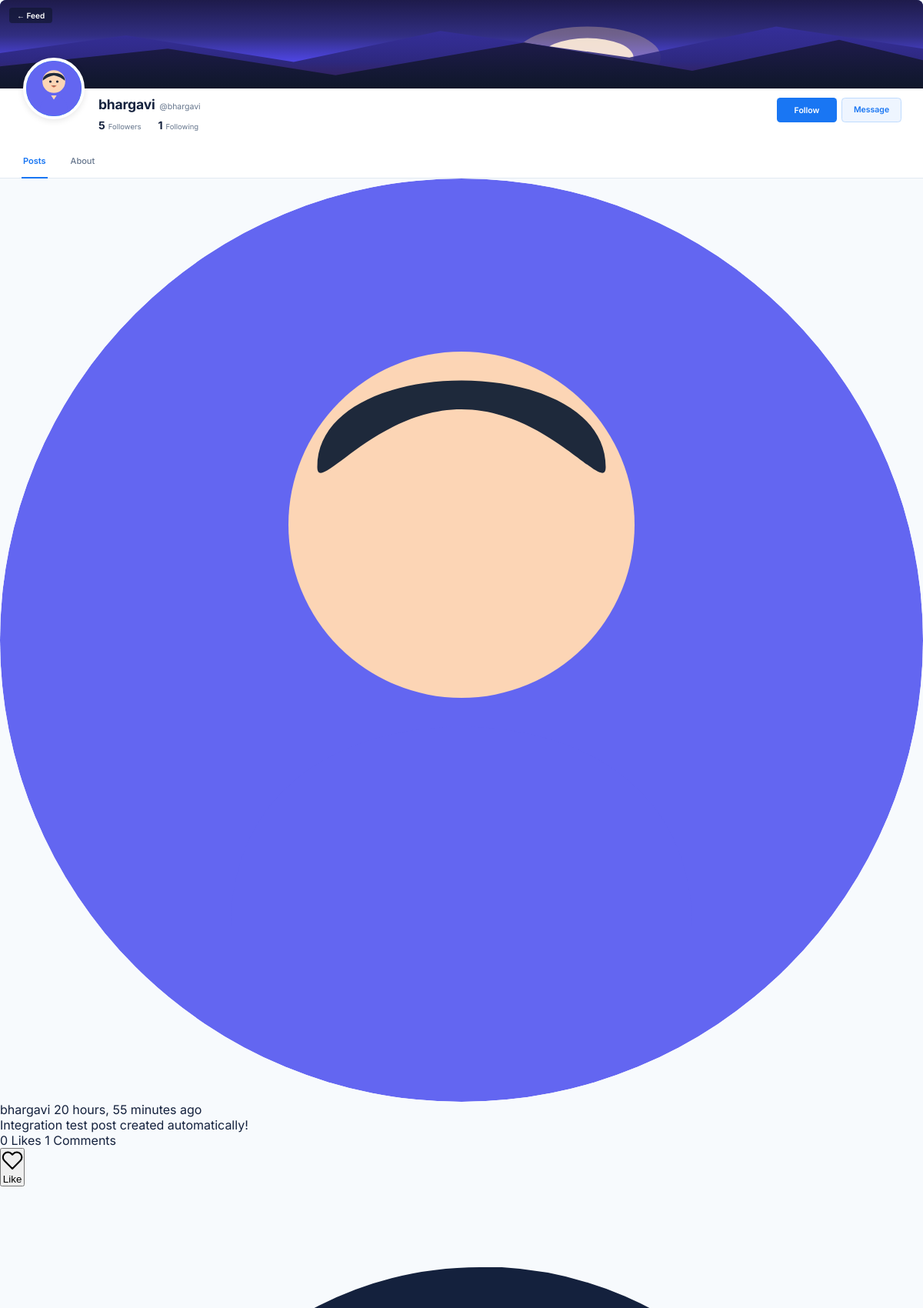
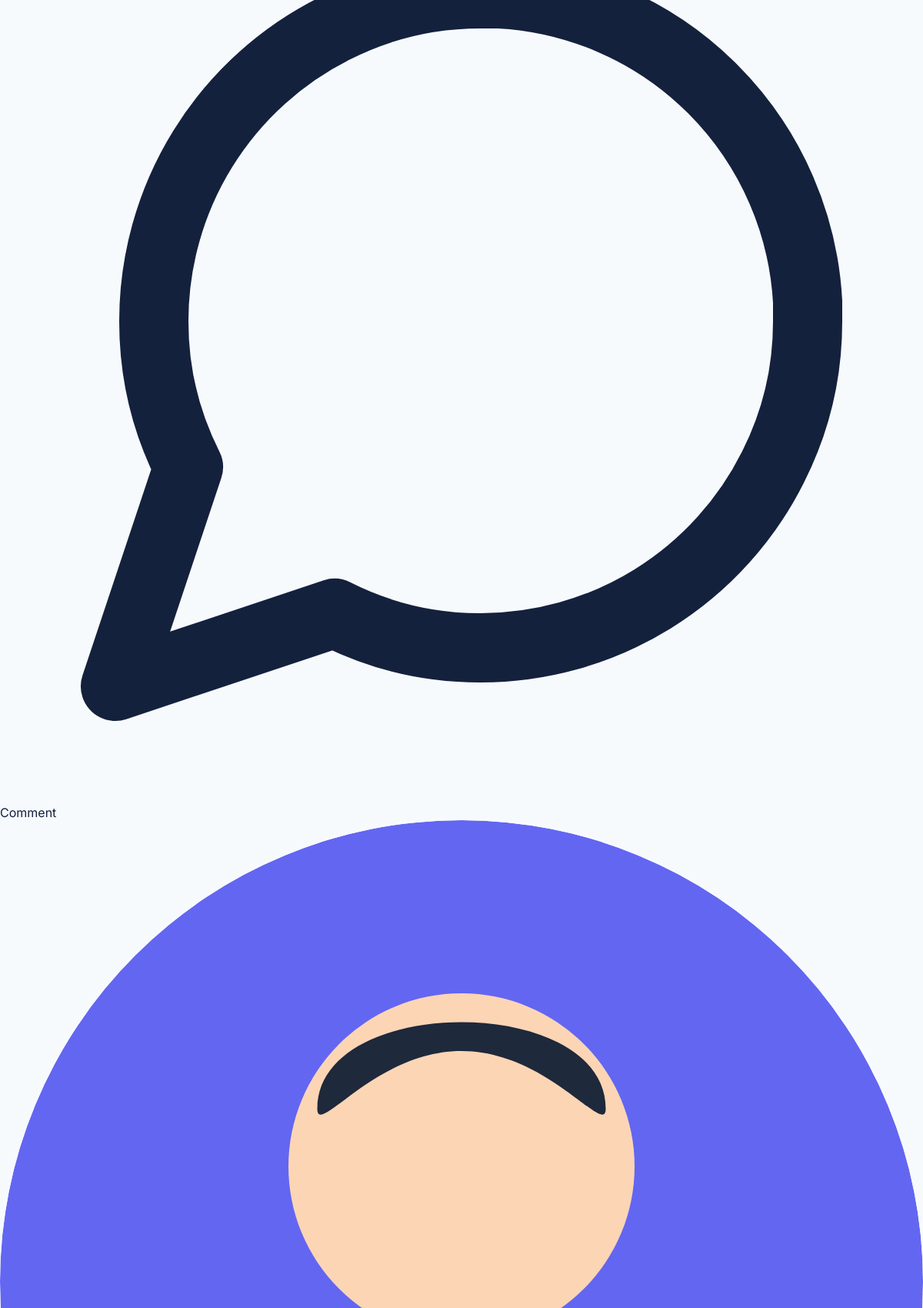
Screenshot of /user/bhargavi/ (signed in, upper part) with the database file from the repository (2 pictures, top to bottom).
### backend/social/models.py (models this page shows, shortened)
class Post(models.Model):
    VISIBILITY_CHOICES = [
        ('public', 'Public'),
        ('followers', 'Followers'),
        ('circle', 'Circle'),
        ('private', 'Private'),
    ]
    author = models.ForeignKey(User, on_delete=models.CASCADE, related_name='posts')
    content = models.TextField(blank=True, default='')
    image = models.ImageField(upload_to='posts/', blank=True, null=True)
    visibility = models.CharField(max_length=20, choices=VISIBILITY_CHOICES, default='public')
    circle = models.ForeignKey(Circle, on_delete=models.CASCADE, null=True, blank=True, related_name='posts')
    mood = models.CharField(max_length=50, blank=True, null=True)
    expires_at = models.DateTimeField(null=True, blank=True)
    version_count = models.PositiveIntegerField(default=1)
    created_at = models.DateTimeField(auto_now_add=True)
    updated_at = models.DateTimeField(auto_now=True)
    class Meta:
        ordering = ['-created_at']
    @property
    def like_count(self):
        return self.likes.count()
    @property
    def comment_count(self):
        return self.comments.count()

### backend/social/views.py (the view)
# urls.py: path('user/<str:username>/', views.user_profile_view, name='user_profile'),
@login_required
def user_profile_view(request, username):
    if username == request.user.username:
        return redirect('profile')
    user = get_object_or_404(User.objects.select_related('profile'), username=username)
    posts_qs = get_visible_posts_for_user(request.user, user.posts.all()).select_related(
        'author', 'author__profile', 'circle'
    ).prefetch_related(
        'likes', 'comments', 'post_topics__topic', 'poll__options__votes', 'poll__votes'
    ).order_by('-created_at')
    user_likes = {l.post_id: l.reason for l in request.user.likes.all()}
    post_list = []
    for p in posts_qs:
        p.is_liked = p.id in user_likes
        p.user_reaction_reason = user_likes.get(p.id)
        if p.expires_at:
            p.expires_in_seconds = max(0, int((p.expires_at - timezone.now()).total_seconds()))
        else:
            p.expires_in_seconds = None
        p.reaction_breakdown = {}
        for r in ['Helpful', 'Funny', 'Inspiring', 'Interesting', 'Supportive']:
            cnt = p.likes.filter(reason=r).count()
            if cnt > 0:
                p.reaction_breakdown[r] = cnt
        post_list.append(p)
    is_following = Follow.objects.filter(follower=request.user, following=user).exists()
    follows_you = Follow.objects.filter(follower=user, following=request.user).exists()
    followers_count = Follow.objects.filter(following=user).count()
    following_count = Follow.objects.filter(follower=user).count()
    return render(request, 'user_profile.html', {
        'profile_user': user,
        'posts': post_list,
        'followers_count': followers_count,
        'following_count': following_count,
        'posts_count': posts_qs.count(),
        'is_following': is_following,
        'follows_you': follows_you,
    })

### backend/social/context_processors.py (called while the page is built)
def unread_counts(request):
    if request.user.is_authenticated:
        unread_notifs = request.user.notifications.filter(is_read=False).count()
        unread_msgs = Message.objects.filter(
            conversation__participants__user=request.user,
            is_read=False
        ).exclude(sender=request.user).distinct().count()
        return {
            'unread_notifications_count': unread_notifs,
            'unread_messages_count': unread_msgs,
        }
    return {'unread_notifications_count': 0, 'unread_messages_count': 0}

### backend/social/models.py (called while the page is built)
    @property
    def picture_url(self):
        if self.profile_picture:
            return self.profile_picture.url
        if self.profile_image:
            return self.profile_image.url
        return None

### backend/social/views.py (called while the page is built)
def get_visible_posts_for_user(user, queryset=None, include_expired=False):
    if queryset is None:
        queryset = Post.objects.all()
    now = timezone.now()
    if not include_expired:
        queryset = queryset.filter(Q(expires_at__isnull=True) | Q(expires_at__gt=now))
    if not user or not user.is_authenticated:
        return queryset.filter(visibility='public')
    following_ids = list(Follow.objects.filter(follower=user).values_list('following_id', flat=True))
    circle_ids = list(CircleMember.objects.filter(user=user).values_list('circle_id', flat=True))
    condition = (
        Q(author=user) |
        Q(visibility='public') |
        (Q(visibility='followers') & Q(author_id__in=following_ids)) |
        (Q(visibility='circle') & Q(circle_id__in=circle_ids))
    )
    return queryset.filter(condition).distinct()

### frontend/templates/user_profile.html (shortened to what this page needs)
{% load static %}
<!DOCTYPE html>
<html lang="en">
<head>
  <link rel="stylesheet" href="{% static 'css/user-profile.css' %}">
</head>
<body>
  <main class="page-container">
    <div class="user-profile-card" id="user-profile-card">
      <div class="cover-image-box">
        <a href="{% url 'home' %}" style="position: absolute; top: 10px; left: 12px; background: rgba(15,23,42,0.6); color: white; text-decoration: none; font-size: 10px; font-weight: 600; padding: 4px 10px; border-radius: 4px; backdrop-filter: blur(4px);">
          ← Feed
        </a>
      </div>
      <div class="profile-header-section">
        <div class="avatar-overlap-wrapper">
          <div class="profile-avatar" id="avatar-user" style="overflow: hidden; border-radius: 50%;">
            {% if profile_user.profile.picture_url %}
            <img src="{{ profile_user.profile.picture_url }}" alt="{{ profile_user.username }}" class="avatar-img" style="width: 100%; height: 100%; object-fit: cover;">
            {% else %}
            <svg class="avatar-svg" viewBox="0 0 80 80" xmlns="http://www.w3.org/2000/svg">
              <circle cx="40" cy="40" r="40" fill="{{ profile_user.profile.avatar_color|default:'#1976F3' }}"/>
              <circle cx="40" cy="30" r="16.5" fill="#FCD5B5"/>
              <path d="M24 28C24 14 56 14 56 28C56 30 52 23 40 21C28 23 24 30 24 28Z" fill="#1E293B"/>
              <circle cx="35" cy="30" r="1.8" fill="#1E293B"/>
              <circle cx="45" cy="30" r="1.8" fill="#1E293B"/>
              <path d="M37 36Q40 39.5 43 36" stroke="#E07A5F" stroke-width="1.6" stroke-linecap="round"/>
              <path d="M20 72C20 56 30 50 40 50C50 50 60 56 60 72H20Z" fill="{{ profile_user.profile.avatar_color|default:'#1E40AF' }}"/>
              <path d="M36 50L40 56L44 50Z" fill="#FCD5B5"/>
            </svg>
            {% endif %}
          </div>
        </div>
        <div class="user-details-group">
          <div class="user-name-row" style="display: flex; align-items: baseline; gap: 6px;">
            <h1 class="user-display-name">{{ profile_user.username }}</h1>
            <span class="user-handle">@{{ profile_user.username }}</span>
          </div>
          <div class="stats-row">
            <div class="stat-item">
              <span class="stat-count" id="user-followers-count">{{ followers_count }}</span>
              <span class="stat-label">Followers</span>
            </div>
            <div class="stat-item">
              <span class="stat-count">{{ following_count }}</span>
              <span class="stat-label">Following</span>
            </div>
          </div>
        </div>
        <div class="follow-action-wrap" style="display: flex; gap: 6px;">
          <button
            type="button"
            class="btn-follow {% if is_following %}following{% endif %}"
            id="btn-follow-user"
            data-username="{{ profile_user.username }}"
            data-following="{% if is_following %}true{% else %}false{% endif %}"
          >
            {% if is_following %}Following{% else %}Follow{% endif %}
          </button>
          <a
            href="{% url 'messages_user' profile_user.username %}"
            class="btn-follow"
            style="text-decoration: none; line-height: 24px; text-align: center; background-color: #EEF5FF; color: #1976F3; border: 1px solid #BFDBFE;"
          >
            Message
          </a>
        </div>
      </div>
      <nav class="profile-tabs-nav" aria-label="Profile navigation">
        <ul class="tabs-list">
          <li class="tab-item">
            <button type="button" class="tab-btn active" data-tab="posts">Posts</button>
          </li>
          <li class="tab-item">
            <button type="button" class="tab-btn" data-tab="about">About</button>
          </li>
        </ul>
      </nav>
      <div class="profile-content-area">
        <div class="profile-posts-stream" id="posts-tab-content">
          {% for post in posts %}
          <article class="post-card" id="post-{{ post.id }}">
            <div class="post-header">
              <div class="post-author-box">
                <div class="post-avatar" style="overflow: hidden; border-radius: 50%;">
                  {% if profile_user.profile.picture_url %}
                  <img src="{{ profile_user.profile.picture_url }}" alt="{{ profile_user.username }}" class="avatar-img" style="width: 100%; height: 100%; object-fit: cover;">
                  {% else %}
                  <svg class="avatar-svg" viewBox="0 0 32 32" xmlns="http://www.w3.org/2000/svg">
                    <circle cx="16" cy="16" r="16" fill="{{ profile_user.profile.avatar_color|default:'#1976F3' }}"/>
                    <circle cx="16" cy="12" r="6" fill="#FCD5B5"/>
                    <path d="M11 10C11 6 21 6 21 10C21 11 19 8 16 8C13 8 11 11 11 10Z" fill="#1E293B"/>
                    <path d="M8 26C8 21 12 19 16 19C20 19 24 21 24 26H8Z" fill="{{ profile_user.profile.avatar_color|default:'#1976F3' }}"/>
                  </svg>
                  {% endif %}
                </div>
                <div class="author-meta">
                  <span class="author-username">{{ profile_user.username }}</span>
                  <span class="post-time">{{ post.created_at|timesince }} ago</span>
                </div>
              </div>
            </div>
            <div class="post-body">
              <a href="{% url 'post_detail' post.id %}" style="text-decoration: none; color: inherit;">
                <p class="post-text">{{ post.content }}</p>
              </a>
            </div>
            <div class="post-metadata">
              <span class="stat-likes-count"><span class="like-number">{{ post.like_count }}</span> Likes</span>
              <span class="stat-comments-count"><span class="comment-number">{{ post.comment_count }}</span> Comments</span>
            </div>
            <div class="post-actions-bar">
              <button
                type="button"
                class="action-btn action-like-btn {% if post.is_liked %}active{% endif %}"
                data-post-id="{{ post.id }}"
                data-liked="{% if post.is_liked %}true{% else %}false{% endif %}"
              >
                <span class="action-icon heart-icon">
                  <svg viewBox="0 0 24 24" fill="{% if post.is_liked %}#FF4D67{% else %}none{% endif %}" stroke="{% if post.is_liked %}#FF4D67{% else %}currentColor{% endif %}" stroke-width="1.8" stroke-linecap="round" stroke-linejoin="round">
                    <path d="M20.84 4.61a5.5 5.5 0 0 0-7.78 0L12 5.67l-1.06-1.06a5.5 5.5 0 0 0-7.78 7.78l1.06 1.06L12 21.23l7.78-7.78 1.06-1.06a5.5 5.5 0 0 0 0-7.78z"/>
                  </svg>
                </span>
                <span class="action-text">{% if post.is_liked %}Liked{% else %}Like{% endif %}</span>
              </button>
              <a href="{% url 'post_detail' post.id %}" class="action-btn" style="text-decoration: none; color: inherit;">
                <span class="action-icon">
                </span>
                <span class="action-text">Comment</span>
              </a>
            </div>
          </article>
          {% empty %}
          <div style="text-align: center; padding: 30px 10px; color: #64748B; font-size: 12px;">
            No posts from {{ profile_user.username }} yet.
          </div>
          {% endfor %}
        </div>
      </div>
    </div>
  </main>
</body>
</html>

### frontend/static/css/user-profile.css (style rules this page uses)
:root { --primary-blue: #1976F3; --dark-navy: #14213D; --text-gray: #64748B; --text-muted: #94A3B8; --light-bg: #F7FAFD; --white: #FFFFFF; --border-light: #E2EAF2; --border-card: #E3ECF5; --border-grid-card: #E1EAF3; --active-blue: #1976F3; --font-family: 'Inter', Arial, sans-serif; }
*, *::before, *::after { box-sizing: border-box; margin: 0; padding: 0; }
html, body { width: 100%; min-height: 100%; font-family: var(--font-family); background-color: var(--light-bg); color: var(--dark-navy); -webkit-font-smoothing: antialiased; -moz-osx-font-smoothing: grayscale; }
.cover-image-box { width: 100%; height: 115px; overflow: hidden; background-color: #1E3A8A; border-radius: 8px 8px 0 0; }
.cover-svg { width: 100%; height: 100%; display: block; }
.profile-header-section { display: flex; align-items: flex-start; padding: 0 28px 16px 30px; position: relative; background-color: var(--white); }
.avatar-overlap-wrapper { margin-top: -40px; margin-right: 18px; flex-shrink: 0; z-index: 2; }
.profile-avatar { width: 80px; height: 80px; border-radius: 50%; border: 4px solid var(--white); background-color: var(--primary-blue); box-shadow: 0 2px 8px rgba(0, 0, 0, 0.1); overflow: hidden; }
.avatar-svg { width: 100%; height: 100%; display: block; }
.user-details-group { flex: 1; padding-top: 10px; }
.user-name-row { margin-bottom: 8px; }
.user-display-name { font-size: 17.5px; font-weight: 700; color: var(--dark-navy); letter-spacing: -0.01em; line-height: 1.2; }
.user-handle { font-size: 10.5px; color: var(--text-gray); margin-top: 2px; display: block; }
.stats-row { display: flex; align-items: baseline; gap: 22px; }
.stat-item { display: flex; align-items: baseline; gap: 4px; }
.stat-count { font-size: 14px; font-weight: 700; color: var(--dark-navy); }
.stat-label { font-size: 9.5px; color: var(--text-gray); }
.follow-action-wrap { padding-top: 12px; flex-shrink: 0; }
.btn-follow { width: 78px; height: 32px; background-color: var(--primary-blue); color: var(--white); border: none; outline: none; border-radius: 4.5px; font-family: inherit; font-size: 10.5px; font-weight: 600; cursor: pointer; transition: all 0.15s ease; display: flex; align-items: center; justify-content: center; }
.profile-tabs-nav { height: 45px; border-bottom: 1px solid var(--border-light); background-color: var(--white); padding: 0 28px; display: flex; align-items: center; }
.tabs-list { list-style: none; display: flex; align-items: center; gap: 28px; height: 100%; }
.tab-item { height: 100%; display: flex; align-items: center; }
.tab-btn { background: none; border: none; outline: none; height: 100%; font-family: inherit; font-size: 11px; font-weight: 500; color: var(--text-gray); cursor: pointer; position: relative; display: flex; align-items: center; padding: 0 2px; transition: color 0.15s ease; }
.tab-btn.active { color: var(--active-blue); font-weight: 600; }
.tab-btn.active::after { content: ''; position: absolute; bottom: -1px; left: 0; width: 100%; height: 2px; background-color: var(--active-blue); }

### rows the page displays
Post: created_at "20 hours, 55 minutes", content "Integration test post created automatically!", like_count "0", comment_count "1", shows "Like"

### other values shown
{{ profile_user.username }} "bhargavi"
{{ followers_count }} "5"
{{ following_count }} "1"
